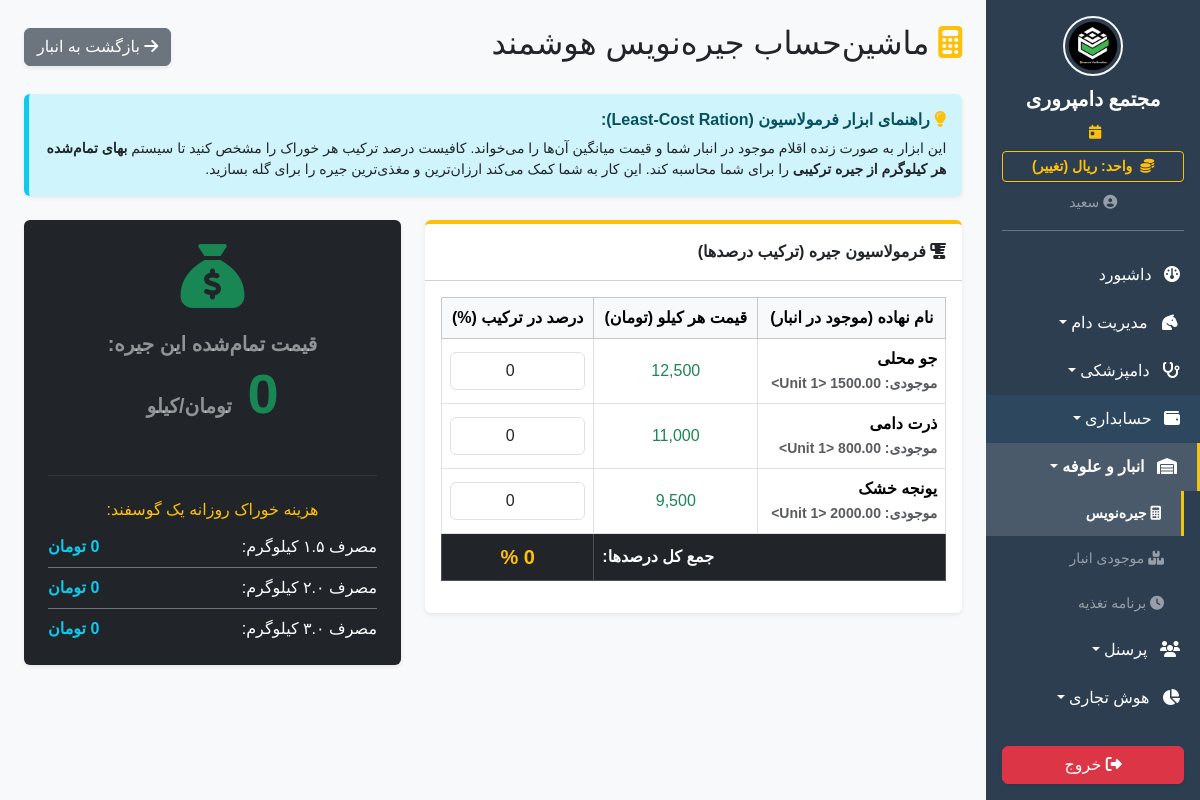
The page /inventory/smart_ration (signed in) on the database as committed earlier.
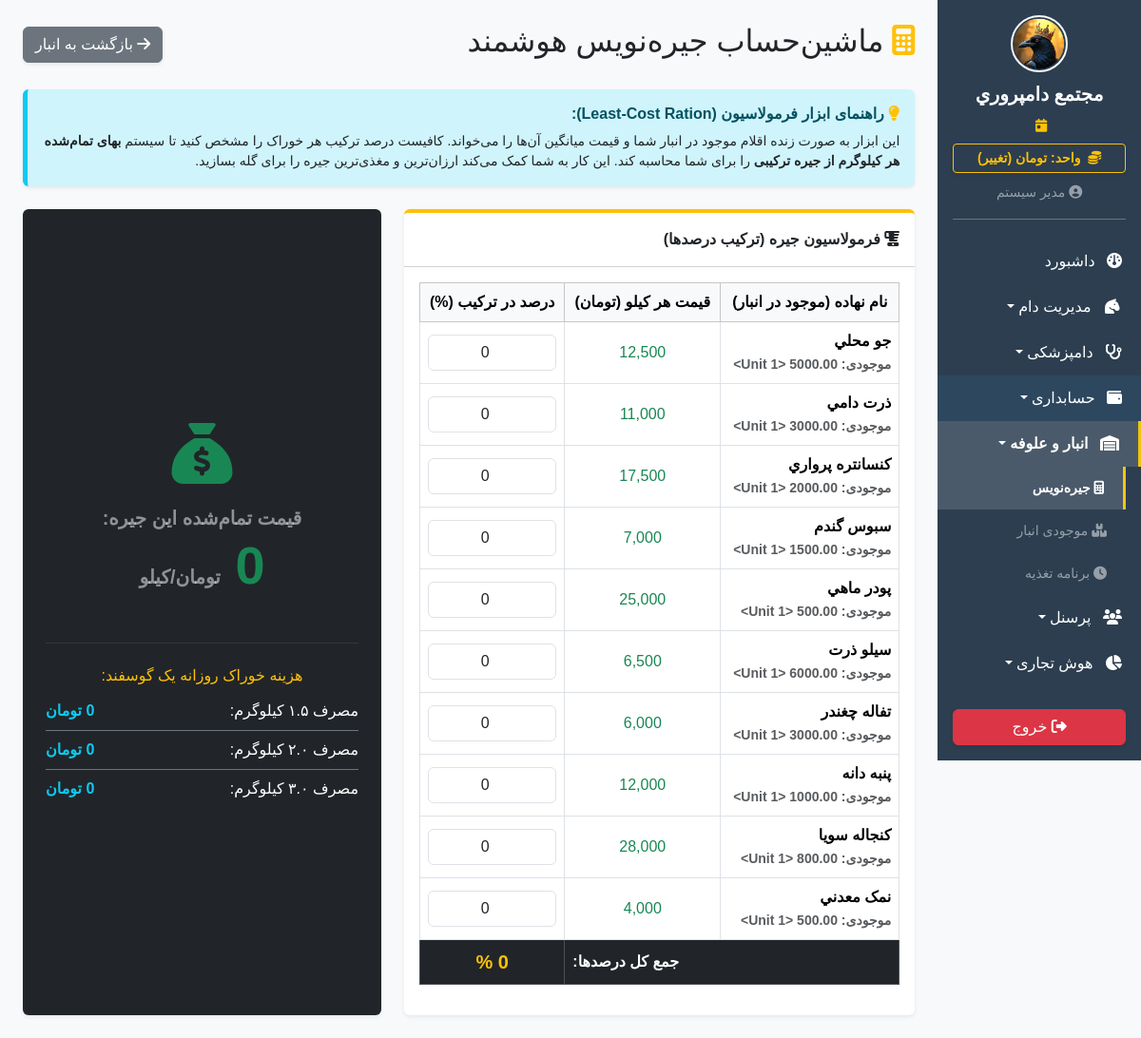
The same page on the database as committed later.
### app/models.py (models this page shows)
class SystemSetting(db.Model):
    id = db.Column(db.Integer, primary_key=True)
    key = db.Column(db.String(50), unique=True, nullable=False)
    value = db.Column(db.String(255), nullable=False)
    description = db.Column(db.String(255), nullable=True)

class User(UserMixin, db.Model):
    id = db.Column(db.Integer, primary_key=True)
    username = db.Column(db.String(50), unique=True, nullable=False)
    password_hash = db.Column(db.String(255), nullable=False)
    name = db.Column(db.String(100), nullable=False)
    role = db.Column(db.String(20), default='کارگر') # مدیر، دامپزشک، حسابدار، کارگر
    can_view_livestock = db.Column(db.Boolean, default=False)
    can_view_finance = db.Column(db.Boolean, default=False)
    can_view_inventory = db.Column(db.Boolean, default=False)
    can_view_hr = db.Column(db.Boolean, default=False)
    can_view_reports = db.Column(db.Boolean, default=False)
    can_view_settings = db.Column(db.Boolean, default=False)

class InventoryItem(db.Model):
    id = db.Column(db.Integer, primary_key=True)
    name = db.Column(db.String(100), nullable=False)
    category_id = db.Column(db.Integer, db.ForeignKey('inventory_category.id'), nullable=True)
    category = db.relationship('InventoryCategory', backref='items')
    quantity = db.Column(Numeric(18, 2), default=0.0)
    unit_id = db.Column(db.Integer, db.ForeignKey('unit.id'), nullable=False)
    unit = db.relationship('Unit', backref='inventory_items')
    min_threshold = db.Column(Numeric(18, 2), default=10.0)
    unit_price = db.Column(Numeric(18, 2), default=0.0)
    expiry_date = db.Column(db.Date, nullable=True)
    description = db.Column(db.String(255), nullable=True)
    logs = db.relationship('InventoryLog', backref='item', lazy=True, cascade="all, delete-orphan")

### app/blueprints/inventory.py (the view)
@inventory_bp.route('/smart_ration', endpoint='smart_ration')
@login_required
@permission_required('can_view_inventory')
def smart_ration():
    feed_items = InventoryItem.query.join(InventoryCategory).filter(InventoryCategory.name == 'خوراک').all()
    return render_template('inventory/smart_ration.html', feed_items=feed_items)

### app/__init__.py (called while the page is built)
def get_system_setting(key, default):
    from app.models import SystemSetting
    s = SystemSetting.query.filter_by(key=key).first()
    return s.value if s else default

### app/blueprints/dashboard.py (called while the page is built)
@dashboard_bp.app_context_processor
def inject_settings():
    try:
        all_settings = {s.key: s.value for s in SystemSetting.query.all()}
    except:
        all_settings = {}
    return dict(system_settings=all_settings)

### app/blueprints/finance.py (called while the page is built)
def permission_required(permission_name):
    def decorator(f):
        @wraps(f)
        def decorated_function(*args, **kwargs):
            if not current_user.is_authenticated:
                return redirect(url_for('auth.login'))
            if not getattr(current_user, permission_name, False) and current_user.role != 'مدیر':
                flash('شما دسترسی لازم برای مشاهده این بخش را ندارید.', 'danger')
                return redirect(url_for('dashboard.index'))
            return f(*args, **kwargs)
        return decorated_function
    return decorator

### app/templates/inventory/smart_ration.html (shortened to what the changed rows need)
{% extends 'base.html' %}
{% block content %}
<div class="d-flex justify-content-between align-items-center mb-4">
    <h2><i class="fa-solid fa-calculator text-warning"></i> ماشین‌حساب جیره‌نویس هوشمند</h2>
</div>
<div class="row g-4">
    <div class="col-lg-7">
        <div class="card shadow-sm border-0 border-top border-warning border-4">
            <div class="card-body">
                <form id="rationForm">
                    <div class="table-responsive">
                        <table class="table table-bordered align-middle text-center">
                            <thead class="table-light"><tr><th>نام نهاده (موجود در انبار)</th><th>قیمت هر کیلو (تومان)</th><th>درصد در ترکیب (%)</th></tr></thead>
                            <tbody>
                                {% for item in feed_items %}
                                <tr>
                                    <td class="fw-bold text-start">{{ item.name }} <br><small class="text-muted">موجودی: {{ item.quantity }} {{ item.unit }}</small></td>
                                    <td class="text-success price-cell" data-price="{{ item.unit_price }}">{{ "{:,.0f}".format(item.unit_price) }}</td>
                                    <td>
                                        <input type="number" class="form-control text-center percent-input" min="0" max="100" value="0" oninput="calculateRation()">
                                    </td>
                                </tr>
                                {% else %}
                                <tr><td colspan="3" class="text-center text-muted py-4">هیچ خوراکی در انبار ثبت نشده است.</td></tr>
                                {% endfor %}
                            </tbody>
                            <tfoot class="table-dark">
                                <tr><th colspan="2" class="text-end">جمع کل درصدها:</th><th id="totalPercent" class="fs-5 text-warning">0 %</th></tr>
                            </tfoot>
                        </table>
                    </div>
                </form>
            </div>
        </div>
    </div>
    <div class="col-lg-5">
        <div class="card shadow-sm border-0 h-100 bg-dark text-white text-center">
            <div class="card-body d-flex flex-column justify-content-center p-4">
                <h1 class="fw-bold text-success mb-4 display-4" id="finalPrice">0 <small class="fs-5 text-white-50">تومان/کیلو</small></h1>
            </div>
        </div>
    </div>
</div>
{% endblock %}

### app/templates/base.html (shortened to what the changed rows need)
<!DOCTYPE html>
<html lang="fa" dir="rtl">
<head>
    <link href="https://cdn.jsdelivr.net/gh/rastikerdar/vazirmatn@v33.003/Vazirmatn-font-face.css" rel="stylesheet">
    <link rel="stylesheet" href="https://unpkg.com/persian-datepicker@1.2.0/dist/css/persian-datepicker.min.css">
    <link rel="stylesheet" href="https://cdn.jsdelivr.net/npm/bootstrap@5.3.2/dist/css/bootstrap.rtl.min.css">
    <link rel="stylesheet" href="https://cdnjs.cloudflare.com/ajax/libs/font-awesome/6.4.2/css/all.min.css">
    <link rel="stylesheet" href="{{ url_for('static', filename='css/style.css') }}">
    <link href="https://cdn.jsdelivr.net/npm/select2@4.1.0-rc.0/dist/css/select2.min.css" rel="stylesheet" />
</head>
<body>
    <div class="d-flex" id="wrapper">
        <div class="sidebar-bg d-flex flex-column" id="sidebar-wrapper">
            <div class="sidebar-heading text-center pt-3 pb-2 text-white">
                {% if system_settings.get('farm_logo_path') %}
                    <img src="{{ url_for('static', filename=system_settings.get('farm_logo_path')) }}" class="mb-2 rounded-circle border border-2 border-light" style="height: 60px; width: 60px; object-fit: cover;">
                {% else %}
                    <i class="fa-solid fa-sheep fs-2 mb-2"></i>
                {% endif %}
                <div class="fs-5 fw-bold">{{ system_settings.get('farm_name', 'دامداری من') }}</div>
            </div>
            <div class="px-3 mb-2">
                <a href="{{ url_for('dashboard.toggle_currency') }}" class="btn btn-sm btn-outline-warning w-100 fw-bold shadow-sm">
                    <i class="fa-solid fa-coins me-1"></i> واحد: {{ get_system_currency_from_settings() }} (تغییر)
                </a>
            </div>
            <div class="text-center text-white-50 mb-3 pb-3 border-bottom border-secondary mx-3">
                <small><i class="fa-solid fa-circle-user"></i> {% if current_user.is_authenticated %}{{ current_user.name.split(' (')[0] if '(' in current_user.name else current_user.name }}{% endif %}</small>
            </div>
        </div>
        <div id="page-content-wrapper" class="w-100 bg-light" style="overflow-x: hidden;">
            <div class="container-fluid p-4">{% block content %}{% endblock %}</div>
        </div>
    </div>
</body>
</html>

Rows that differ between the two databases and show on the page:
no longer on this page (row edited): InventoryItem: name "یونجه خشک", quantity "2000.00", unit "<Unit 1>", unit_price "9,500"
changed SystemSetting (number 1 of 3 on the later page): value: a different picture
changed SystemSetting: get "مجتمع دامپروری" → "مجتمع دامپروري"
changed SystemSetting: value "ریال" → "تومان"
changed User: name "سعید" → "مدیر سیستم"
changed InventoryItem: name "جو محلی" → "جو محلي"; quantity (not shown) → "5000.00"
changed InventoryItem: name "ذرت دامی" → "ذرت دامي"; quantity "800.00" → "3000.00"
added InventoryItem: name "کنسانتره پرواري", quantity "2000.00", unit "<Unit 1>", unit_price "17,500"
added InventoryItem: name "سبوس گندم", unit "<Unit 1>", unit_price "7,000"
added InventoryItem: name "پودر ماهي", quantity "500.00", unit "<Unit 1>", unit_price "25,000"
added InventoryItem: name "سيلو ذرت", quantity "6000.00", unit "<Unit 1>", unit_price "6,500"
added InventoryItem: name "تفاله چغندر", quantity "3000.00", unit "<Unit 1>", unit_price "6,000"
added InventoryItem: name "پنبه دانه", unit "<Unit 1>", unit_price "12,000"
added InventoryItem: name "کنجاله سويا", quantity "800.00", unit "<Unit 1>", unit_price "28,000"
added InventoryItem: name "نمک معدني", quantity "500.00", unit "<Unit 1>", unit_price "4,000"
